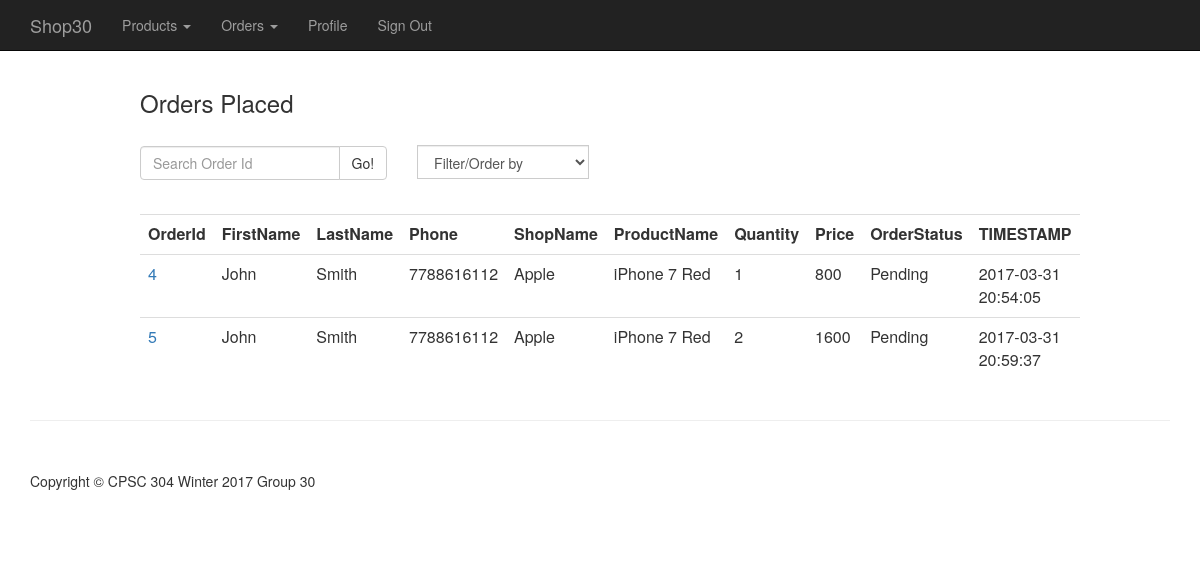
/frontend/php/orderList.php (signed in), run on the app's committed database.
### tables this page shows
CREATE TABLE `Orders` (
  `OrderId` int(11) NOT NULL,
  `BuyerId` int(11) DEFAULT NULL,
  `ShopName` char(15) DEFAULT NULL,
  `ProductId` int(11) NOT NULL,
  `Quantity` int(11) NOT NULL,
  `Price` float NOT NULL,
  `Type` tinyint(1) DEFAULT NULL,
  `OrderStatus` tinyint(1) DEFAULT NULL,
  `TIMESTAMP` timestamp NOT NULL DEFAULT CURRENT_TIMESTAMP ON UPDATE CURRENT_TIMESTAMP,
  `CardId` int(11) DEFAULT NULL
);

CREATE TABLE `Person` (
  `PersonId` int(11) NOT NULL,
  `Phone` bigint(10) NOT NULL,
  `Password` varchar(50) NOT NULL,
  `Address` varchar(50) NOT NULL,
  `FirstName` varchar(15) NOT NULL,
  `LastName` varchar(15) NOT NULL,
  `Email` varchar(50) NOT NULL,
  `TimeStamp` timestamp NOT NULL DEFAULT CURRENT_TIMESTAMP ON UPDATE CURRENT_TIMESTAMP
);

CREATE TABLE `Products` (
  `ProductId` int(11) NOT NULL,
  `ProductName` char(50) NOT NULL,
  `ProductDescription` char(100) DEFAULT NULL
);

### backend/core.inc.php (called while the page is built, shortened)
<?php
function getPersonId(){
	return $_SESSION['PersonId'];
}
?>

### frontend/php/parts/orderListBody.php (the view, shortened to what this page needs)
<div class="container">
<div class="col-md-7 col-md-offset-1">
  <h3> Orders Placed </h3>
  <br>
  <div class="row">
  <form action = "../php/orderList.php" method = "get">
  <div class="col-sm-5">
    <div class="input-group">
      <input  type="text" class="form-control" name="OrderId" placeholder="Search Order Id">
      <span class="input-group-btn">
        <button class="btn btn-default" type="submit">Go!</button>
      </span>
    </div>
  </div>
  </form>
  <form action = "../php/orderList.php" method = "get" id="report_filter">
  <div class="col-sm-5">
    <div class="input-group">
      <select name="filter" class="form-control" onchange="document.getElementById('report_filter').submit();"
      style="bottom: 15px;">
        <option value="0">Filter/Order by</option>
      </select>
    </div>
  </div>
</form>
</div>
<br>
<table class="table table-hover">
  <tr>
    <th> OrderId </th>
    <th> FirstName </th>
	<th> LastName </th>
	<th> Phone </th>
	<th> ShopName </th>
	<th> ProductName </th>
	<th> Quantity </th>
	<th> Price </th>
	<th> OrderStatus </th>
	<th> TIMESTAMP </th>
  </tr>
<?php
    $PersonId = getPersonId();
    $sql="SELECT OrderId, FirstName,LastName,Phone,ShopName,ProductName,Quantity,Price,o.OrderStatus,o.TIMESTAMP
	FROM Orders o, Person p, Products pd
	WHERE o.BuyerId = p.PersonId && o.ProductId = pd.ProductId && p.PersonId = $PersonId
	GROUP BY o.OrderId, o.OrderStatus";
if ($result=mysqli_query($con,$sql))
  {
  while ($row=mysqli_fetch_array($result, MYSQLI_ASSOC)) {
  echo ("
  <tr>
  <td><a href='../php/viewOrders.php?id=$row[OrderId]&status=$row[OrderStatus]'> $row[OrderId] </a></td> ");
  echo ("
    <td>$row[FirstName] </td>
    <td>$row[LastName] </td>
	<td>$row[Phone] </td>
	<td>$row[ShopName] </td>
	<td>$row[ProductName] </td>
	<td>$row[Quantity] </td>
	<td>$row[Price] </td>
	");
	 if ($row['OrderStatus'] == 0) {
    echo "<td> Pending </td>";
  } else {
    echo "<td> Complete </td>";
  }
  echo("
	<td>$row[TIMESTAMP] </td>
  </tr>");
}
}
 ?>
 </table>
 </div>
 </div>

### frontend/css/shop-item.css (style rules this page uses)
body { padding-top: 70px; }

### data on the page
orders: OrderId "4", BuyerId.FirstName "John", BuyerId.LastName "Smith", BuyerId.Phone "7788616112", ShopName "Apple", ProductId.ProductName "iPhone 7 Red", Quantity "1", Price "800", OrderStatus "Pending", TIMESTAMP "2017-03-31 20:54:05"
orders: OrderId "5", BuyerId.FirstName "John", BuyerId.LastName "Smith", BuyerId.Phone "7788616112", ShopName "Apple", ProductId.ProductName "iPhone 7 Red", Quantity "2", Price "1600", OrderStatus "Pending", TIMESTAMP "2017-03-31 20:59:37"

### other printed values
$title "Shop30"
